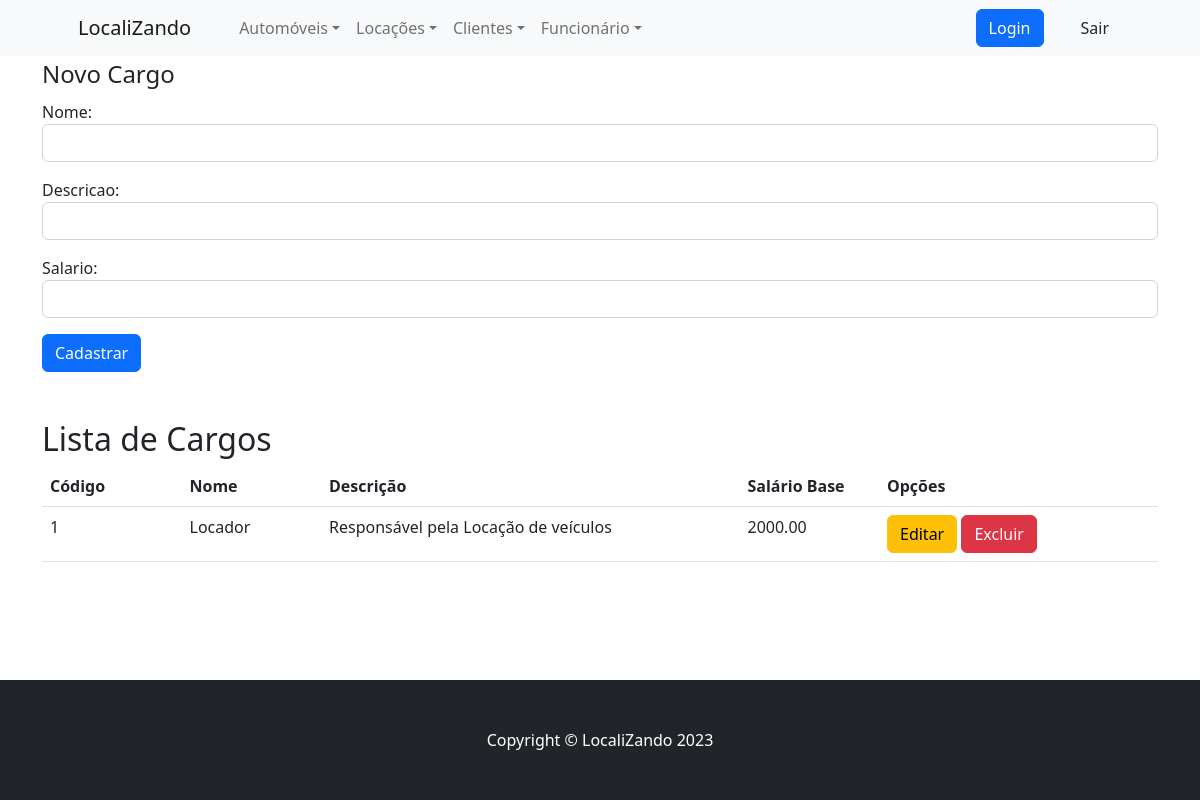
Page /cliente/cargos/ on the committed database.
### cliente/models.py (models this page shows, shortened)
class Cargo(models.Model):
    nome = models.CharField(max_length=200)
    descricao = models.CharField(max_length=200)
    salario = models.DecimalField(max_digits=7, decimal_places=2)

### cliente/views.py (the view)
# urls.py: path('cargos/', cargos, name='url_cargo'),
def cargos(request):
    data = {}
    data['cargos'] = Cargo.objects.all()  # Carregando clientes do banco
    if request.method == 'POST':
        form = CargoForm(request.POST)
        if form.is_valid():
            form.save()  # Salva
            return redirect('cliente:url_cargo')
    else:
        data['form'] = CargoForm()
    return render(request, 'cargos.html', data)

### cliente/forms.py
class CargoForm(forms.ModelForm):
    nome = forms.CharField(widget=forms.TextInput(attrs={'class': 'form-control'}))
    descricao = forms.CharField(widget=forms.TextInput(attrs={'class': 'form-control'}))
    salario = forms.CharField(widget=forms.NumberInput(attrs={'class': 'form-control'}))
    class Meta:
        model = Cargo
        fields = ('nome','descricao','salario')

### cliente/templates/cargos.html (shortened to what this page needs)
{% extends "base.html" %}
{% load static %}
{% block content %}
<div class="container">
	<form action="{% url 'cliente:url_cargo' %}" method="post">
		<fieldset>
	  		<legend>Novo Cargo</legend>
			{{ form.as_p }}
	  		<button type="submit" class="btn btn-primary">
	  				Cadastrar
			</button>
		</fieldset>
	</form>
</div>
<div class="container">
 	<br /> <br />
</div>
<div class="container">
  <div class="panel panel-default">
  		<div class="panel-heading">
    		<h2 class="panel-title">Lista de Cargos</h2>
 	 	</div>
		<div class="panel-body">
  			<table class="table table-hover">
  				<tr>
  						<th>Código</th>
  						<th>Nome</th>
  						<th>Descrição</th>
  						<th>Salário Base</th>
  						<th>Opções</th>
  				</tr>
					{% for cargo in cargos	%}
    				<tr>
    					<td class="col-md-1">{{ cargo.id }}</td>
    					<td class="col-md-1">{{ cargo.nome }}</td>
    					<td class="col-md-3">{{ cargo.descricao }}</td>
    					<td class="col-md-1">{{ cargo.salario }}</td>
    					<td class="col-md-2">
							<a class="btn btn-warning" href="{% url 'cliente:url_atualizacargo' cargo.id %}" role="button">Editar</a>
    						<a class="btn btn-danger" href="{% url 'cliente:url_removercargo' cargo.id %}" role="button">Excluir</a>
    					</td>
    				</tr>
					{% endfor %}
    			</table>
 		</div>
	</div>
</div>
{% endblock %}

### rows in the picture
Cargo: id "1", nome "Locador", descricao "Responsável pela Locação de veículos", salario "2000.00"
